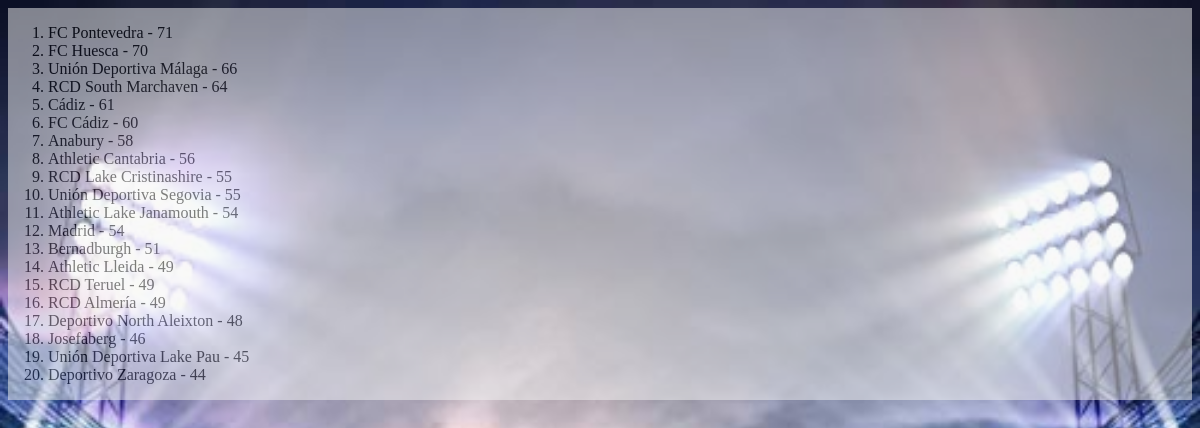
Page /league/2/clasification/ on the committed database.
### league/models.py (models this page shows, shortened)
class Team(models.Model):
    name = models.CharField(max_length=200)
    acronym = models.CharField(max_length=10, null=True, blank=True)
    players = models.ManyToManyField(Player)

### league/views.py (the view)
# urls.py: path('<int:league_id>/clasification/', views.clasification, name='clasification'),
def clasification(request, league_id):
    league = get_object_or_404(Competition, pk=league_id)
    matches = Match.objects.filter(league_id = league_id)
    teams = [team for team in league.teams.all()]
    dict_teams = {}
    for team in teams:
        dict_teams[team.name] = 0
    teams_puntuation = []
    for match in matches:
        goal_local = match.event_set.filter(eventType=Event.EventsInMatch.GOAL, team=match.local).count()
        goal_visitant = match.event_set.filter(eventType=Event.EventsInMatch.GOAL, team=match.visitant).count()
        if(goal_local > goal_visitant):
            dict_teams[match.local.name] = dict_teams[match.local.name] + 3
        elif(goal_local < goal_visitant):
            dict_teams[match.visitant.name] = dict_teams[match.visitant.name] + 3
        else:
            dict_teams[match.local.name] = dict_teams[match.local.name] + 1
            dict_teams[match.visitant.name] = dict_teams[match.visitant.name] + 1
    for team, points in dict_teams.items():
        teams_puntuation.append([team, points])
    clasification_order = sorted(teams_puntuation, key=lambda team: team[1], reverse=True)
    return render(request, 'league/clasification.html', {
        'league': league,
        'teams': clasification_order,
    })

### league/templates/league/clasification.html
{% extends "league/base.html" %}
{% block content %}
    {% if teams %}
        <ol>
        {% for team in teams %}
            <li>{{ team.0 }} - {{ team.1 }}</li>
        {% endfor %}
        </ol>
    {% else %}
        <p>No teams are available.</p>
    {% endif %}
{% endblock %}

### league/templates/league/base.html (shortened to what this page needs)
<!DOCTYPE html>
<html lang="en">
<head>
    {% load static %}
    <link rel="stylesheet" type="text/css" href="{% static 'league/style.css' %}">
</head>
<body>
    <div id="wraper">
    {% block content %}
    {% endblock %}
    </div>
</body>
</html>

### league/static/league/style.css (style rules this page uses)
body { background: white url("images/background.jpg") no-repeat; background-size: cover; }
#wraper { background: whitesmoke; opacity: 50%; display: grid; align-items: start; }

### rows in the picture
Team: name "FC Pontevedra"
Team: name "FC Huesca"
Team: name "Unión Deportiva Málaga"
Team: name "RCD South Marchaven"
Team: name "Cádiz"
Team: name "FC Cádiz"
Team: name "Anabury"
Team: name "Athletic Cantabria"
Team: name "RCD Lake Cristinashire"
Team: name "Unión Deportiva Segovia"
Team: name "Athletic Lake Janamouth"
Team: name "Madrid"
Team: name "Bernadburgh"
Team: name "Athletic Lleida"
Team: name "RCD Teruel"
Team: name "RCD Almería"
Team: name "Deportivo North Aleixton"
Team: name "Josefaberg"
Team: name "Unión Deportiva Lake Pau"
Team: name "Deportivo Zaragoza"

### other values in the picture
{{ team.1 }} "71" "70" "66" "64" "61" "60" "58" "56" "55" "55" "54" "54" "51" "49" "49" "49" "48" "46" "45" "44"
